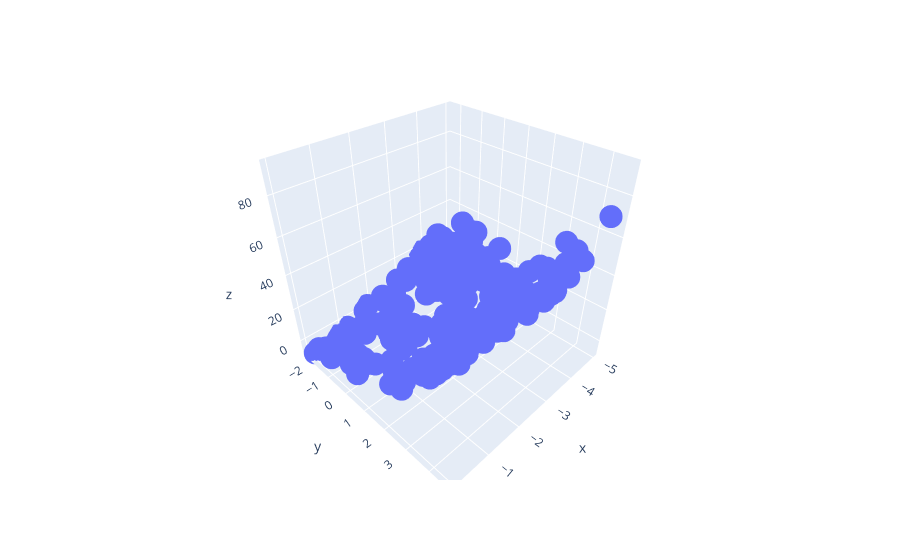

Source (notebook cell):
### Code cell
import plotly.express as px
df=px.data.iris()
fig = px.scatter_3d(df, x=x.ravel(), y= y.ravel(), z=z.ravel())
fig.show()

### Figure 1 — Plotly figure (JSON) as saved in the notebook; plotly's stock layout.template omitted (floating-point values rounded to 4 significant figures; data arrays with more than 128 entries replaced by an {"elided": "..."} marker saying what was removed)
{"data": [{"hovertemplate": "x=%{x}<br>y=%{y}<br>z=%{z}<extra></extra>", "legendgroup": "", "marker": {"color": "#636efa", "symbol": "circle"}, "mode": "markers", "name": "", "scene": "scene", "showlegend": false, "type": "scatter3d", "x": {"elided": "200 float values"}, "y": {"elided": "200 float values"}, "z": {"elided": "200 float values"}}], "layout": {"legend": {"tracegroupgap": 0}, "margin": {"t": 60}, "scene": {"domain": {"x": [0, 1], "y": [0, 1]}, "xaxis": {"title": {"text": "x"}}, "yaxis": {"title": {"text": "y"}}, "zaxis": {"title": {"text": "z"}}}}}
